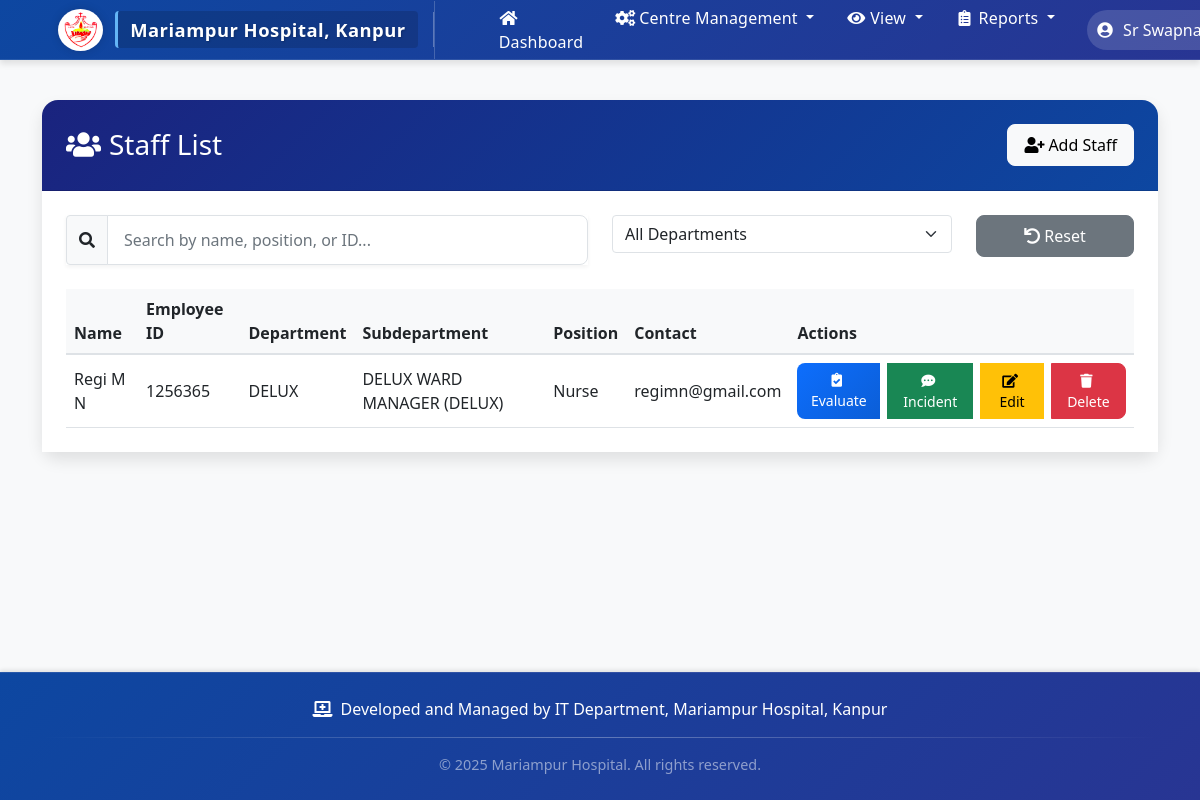
The page /staff/ (signed in) on the database its author committed.
### staff_monitor/models.py (models this page shows, shortened)
class Staff(models.Model):
    user = models.OneToOneField(User, on_delete=models.CASCADE)
    employee_id = models.CharField(max_length=20, unique=True)
    department = models.ForeignKey(Department, on_delete=models.PROTECT)
    subdepartment = models.ForeignKey(SubDepartment, on_delete=models.PROTECT, null=True, blank=True)
    position = models.CharField(max_length=100)
    joining_date = models.DateField()
    appointment_date = models.DateField(null=True, blank=True)

class Department(models.Model):
    name = models.CharField(max_length=100, unique=True)
    created_at = models.DateTimeField(auto_now_add=True)
    def __str__(self):
        return self.name
    class Meta:
        ordering = ['name']

class SubDepartment(models.Model):
    name = models.CharField(max_length=100)
    department = models.ForeignKey(Department, related_name='subdepartments', on_delete=models.CASCADE)
    created_at = models.DateTimeField(auto_now_add=True)
    def __str__(self):
        return f"{self.name} ({self.department.name})"
    class Meta:
        ordering = ['name']
        unique_together = ['name', 'department']  # Prevent duplicate subdepartment names within a department

### staff_monitor/views.py (the view, shortened to what this page needs)
# urls.py: path('staff/', views.staff_list, name='staff_list'),
@login_required
def staff_list(request):
    if request.user.is_staff:
        staff_members = Staff.objects.all()
        departments = Department.objects.all()
        return render(request, 'staff_monitor/staff_list.html', {
            'staff_members': staff_members,
            'departments': departments,
            'is_admin': True
        })

### staff_monitor/templates/staff_monitor/staff_list.html (shortened to what this page needs)
{% extends 'staff_monitor/base.html' %}
{% block content %}
<div class="card">
    <div class="card-header bg-primary text-white d-flex justify-content-between align-items-center">
        <h3 class="mb-0">
            <i class="fas fa-users me-2"></i>Staff List
        </h3>
        {% if is_admin %}
        <a href="{% url 'add_staff' %}" class="btn btn-light">
            <i class="fas fa-user-plus me-1"></i>Add Staff
        </a>
        {% endif %}
    </div>
    <div class="card-body">
        <div class="row mb-4">
            <div class="col-md-6">
                <div class="input-group">
                    <span class="input-group-text bg-light">
                        <i class="fas fa-search"></i>
                    </span>
                    <input type="text" id="staffSearch" class="form-control" placeholder="Search by name, position, or ID...">
                </div>
            </div>
            {% if is_admin or is_main_department_head or is_hr_head %}
            <div class="col-md-4">
                <select id="departmentFilter" class="form-select">
                    <option value="">All Departments</option>
                </select>
            </div>
            {% endif %}
            <div class="col-md-2">
                <button id="resetFilters" class="btn btn-secondary w-100">
                    <i class="fas fa-undo me-1"></i>Reset
                </button>
            </div>
        </div>
        {% if show_by_department %}
        <div class="accordion" id="departmentsAccordion">
            {% for dept_id, dept_data in staff_by_department.items %}
            <div class="accordion-item mb-3 department-section" data-department="{{ dept_data.name }}">
                <h2 class="accordion-header" id="heading{{ dept_id }}">
                    <button class="accordion-button" type="button" data-bs-toggle="collapse" data-bs-target="#collapse{{ dept_id }}" aria-expanded="true" aria-controls="collapse{{ dept_id }}">
                        <i class="fas fa-hospital me-2"></i>{{ dept_data.name }} Department
                        <span class="badge bg-primary ms-2">{{ dept_data.staff.count }} Staff</span>
                    </button>
                </h2>
                <div id="collapse{{ dept_id }}" class="accordion-collapse collapse show" aria-labelledby="heading{{ dept_id }}" data-bs-parent="#departmentsAccordion">
                    <div class="accordion-body p-0">
                        <div class="table-responsive">
                            <table class="table table-hover mb-0">
                                <thead class="table-light">
                                    <tr>
                                        <th>Name</th>
                                        <th>Employee ID</th>
                                        <th>Subdepartment</th>
                                        <th>Position</th>
                                        <th>Contact</th>
                                        <th>Actions</th>
                                    </tr>
                                </thead>
                                <tbody>
                                    {% for staff in dept_data.staff %}
                                    <tr class="staff-row">
                                        <td>{{ staff.user.get_full_name }}</td>
                                        <td>{{ staff.employee_id }}</td>
                                        <td>
                                            {% if staff.subdepartment %}
                                                {{ staff.subdepartment }}
                                            {% else %}
                                                <span class="text-muted">N/A</span>
                                            {% endif %}
                                        </td>
                                        <td>{{ staff.position }}</td>
                                        <td>{{ staff.user.email }}</td>
                                        <td>
                                            <div class="btn-group">
                                                <a href="{% url 'performance_form' staff.id %}" class="btn btn-primary btn-sm">
                                                    <i class="fas fa-clipboard-check me-1"></i>Evaluate
                                                </a>
                                                <a href="{% url 'feedback_form' staff.id %}" class="btn btn-success btn-sm">
                                                    <i class="fas fa-comment-dots me-1"></i>Incident
                                                </a>
                                                {% if is_hr_head and department_head.privileges.can_edit_staff %}
                                                <a href="{% url 'edit_staff' staff.id %}" class="btn btn-warning btn-sm">
                                                    <i class="fas fa-edit me-1"></i>Edit
                                                </a>
                                                {% endif %}
                                                {% if is_hr_head and department_head.privileges.can_delete_staff %}
                                                <button class="btn btn-danger btn-sm delete-staff"
                                                        data-staff-id="{{ staff.id }}"
                                                        data-staff-name="{{ staff.user.get_full_name }}">
                                                    <i class="fas fa-trash me-1"></i>Delete
                                                </button>
                                                {% endif %}
                                            </div>
                                        </td>
                                    </tr>
                                    {% empty %}
                                    <tr>
                                        <td colspan="6" class="text-center py-4">
                                            <i class="fas fa-users text-muted me-2"></i>No staff members found
                                        </td>
                                    </tr>
                                    {% endfor %}
                                </tbody>
                            </table>
                        </div>
                    </div>
                </div>
            </div>
            {% endfor %}
        </div>
        {% else %}
        <div class="table-responsive">
            <table class="table table-hover">
                <thead class="table-light">
                    <tr>
                        <th>Name</th>
                        <th>Employee ID</th>
                        <th>Department</th>
                        {% if is_admin or is_main_department_head %}
                        <th>Subdepartment</th>
                        {% endif %}
                        <th>Position</th>
                        <th>Contact</th>
                        <th>Actions</th>
                    </tr>
                </thead>
                <tbody>
                    {% for staff in staff_members %}
                    <tr class="staff-row">
                        <td>{{ staff.user.get_full_name }}</td>
                        <td>{{ staff.employee_id }}</td>
                        <td>{{ staff.department }}</td>
                        {% if is_admin or is_main_department_head %}
                        <td>
                            {% if staff.subdepartment %}
                                {{ staff.subdepartment }}
                            {% else %}
                                <span class="text-muted">N/A</span>
                            {% endif %}
                        </td>
                        {% endif %}
                        <td>{{ staff.position }}</td>
                        <td>{{ staff.user.email }}</td>
                        <td>
                            <div class="btn-group">
                                <a href="{% url 'performance_form' staff.id %}" class="btn btn-primary btn-sm">
                                    <i class="fas fa-clipboard-check me-1"></i>Evaluate
                                </a>
                                <a href="{% url 'feedback_form' staff.id %}" class="btn btn-success btn-sm">
                                    <i class="fas fa-comment-dots me-1"></i>Incident
                                </a>
                                {% if is_admin or is_hr_head and department_head.privileges.can_edit_staff %}
                                <a href="{% url 'edit_staff' staff.id %}" class="btn btn-warning btn-sm">
                                    <i class="fas fa-edit me-1"></i>Edit
                                </a>
                                {% endif %}
                                {% if is_admin or is_hr_head and department_head.privileges.can_delete_staff %}
                                <button class="btn btn-danger btn-sm delete-staff"
                                        data-staff-id="{{ staff.id }}"
                                        data-staff-name="{{ staff.user.get_full_name }}">
                                    <i class="fas fa-trash me-1"></i>Delete
                                </button>
                                {% endif %}
                            </div>
                        </td>
                    </tr>
                    {% empty %}
                    <tr>
                        <td colspan="{% if is_admin or is_main_department_head %}7{% else %}6{% endif %}" class="text-center py-4">
                            <i class="fas fa-users text-muted me-2"></i>No staff members found
                        </td>
                    </tr>
                    {% endfor %}
                </tbody>
            </table>
        </div>
        {% endif %}
    </div>
</div>
{% endblock %}

### staff_monitor/templates/staff_monitor/base.html (shortened to what this page needs)
{% load static %}
<!DOCTYPE html>
<html lang="en">
<head>
    <link href="https://cdn.jsdelivr.net/npm/bootstrap@5.1.3/dist/css/bootstrap.min.css" rel="stylesheet">
    <link href="https://cdnjs.cloudflare.com/ajax/libs/font-awesome/5.15.4/css/all.min.css" rel="stylesheet">
    <link href="https://cdn.jsdelivr.net/npm/sweetalert2@11.7.32/dist/sweetalert2.min.css" rel="stylesheet">
</head>
<body>
    <nav class="navbar navbar-expand-lg navbar-dark">
        <div class="container">
            <a class="navbar-brand" href="{% url 'dashboard' %}">
                <img src="{% static 'images/hospital-logo.png' %}" alt="Hospital Logo">
                <span class="hospital-name">Mariampur Hospital, Kanpur</span>
            </a>
            {% if request.path != '/login/' %}
            {% if user.is_authenticated %}
            <div class="collapse navbar-collapse" id="navbarNav">
                <ul class="navbar-nav me-auto">
                    <li class="nav-item">
                        <a class="nav-link nav-btn" href="{% url 'dashboard' %}">
                            <i class="fas fa-home me-1"></i>Dashboard
                        </a>
                    </li>
                {% if user.is_staff %}
                    <li class="nav-item dropdown">
                        <a class="nav-link dropdown-toggle nav-btn" href="#" id="centerManagementDropdown" role="button" data-bs-toggle="dropdown" aria-expanded="false">
                            <i class="fas fa-cogs me-1"></i>Centre Management
                        </a>
                    </li>
                    <li class="nav-item dropdown">
                        <a class="nav-link dropdown-toggle nav-btn" href="#" id="viewDropdown" role="button" data-bs-toggle="dropdown" aria-expanded="false">
                            <i class="fas fa-eye me-1"></i>View
                        </a>
                    </li>
                    <li class="nav-item dropdown">
                        <a class="nav-link dropdown-toggle nav-btn" href="#" id="reportsDropdown" role="button" data-bs-toggle="dropdown" aria-expanded="false">
                            <i class="fas fa-clipboard-list me-1"></i>Reports
                        </a>
                    </li>
                {% endif %}
                </ul>
                <ul class="navbar-nav ms-auto">
                    <li class="nav-item dropdown">
                        <a class="nav-link dropdown-toggle user-dropdown-btn" href="#" id="userDropdown" role="button" data-bs-toggle="dropdown" aria-expanded="false">
                            <i class="fas fa-user-circle me-1"></i>
                            {{ user.get_full_name|default:user.username }}
                        </a>
                    </li>
                </ul>
            </div>
            {% endif %}
            {% endif %}
        </div>
    </nav>
    <div class="content-wrapper">
    <div class="container mt-4">
        {% block content %}
        {% endblock %}
    </div>
    </div>
    <footer class="footer">
        <div class="container">
            <div class="footer-content">
                <i class="fas fa-laptop-medical"></i>
                <span>Developed and Managed by IT Department, Mariampur Hospital, Kanpur</span>
            </div>
            <div class="footer-divider"></div>
            <div class="text-center text-white-50" style="font-size: 0.9rem;">
                <span>&copy; {% now "Y" %} Mariampur Hospital. All rights reserved.</span>
            </div>
        </div>
    </footer>
</body>
</html>

### rows shown on the page
Staff: user.get_full_name "Regi M N", employee_id "1256365", department "DELUX", subdepartment "DELUX WARD MANAGER (DELUX)", position "Nurse", user.email "regimn@gmail.com"

### other values the page prints
{{ user.get_full_name|default:user.username }} "Sr…"
